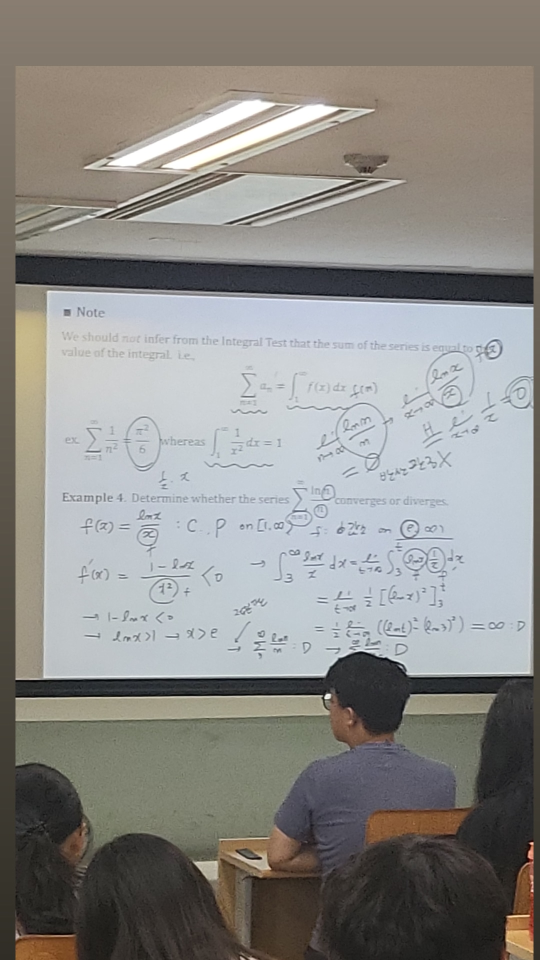
#> input picture samples/screen2.jpg, 1080 x 1920 px (shown at 1/2 size)
$ python step5.py
#> lines starting #> are read from the running program, lines starting #| are printed output that depends on the picture; after the words box and inside, x2 and y2 are one past the last pixel; in counts of white or black regions, pixels touching at a corner belong together
import cv2
import numpy as np
from pathlib import Path

ROOT = Path(__file__).resolve().parent.parent
OUT = ROOT / "experiments/out"

WEAK = 18      # 이 값보다 어두우면 "필기 후보"
STRONG = 45    # 이 값보다 어두운 점이 하나라도 있어야 "진짜 필기"
AREA = 101     # 주변 배경을 보는 범위 (홀수)

img = cv2.imread(str(ROOT / "samples/screen2.jpg"))
#> img is the input picture: shape (1920, 1080, 3); mean B, G, R 136.6, 140, 141.4
img = img[560:1370, 80:1070]                                   # 화면 부분만 (세로, 가로)
#> img: shape (810, 990, 3)
img = cv2.resize(img, None, fx=2, fy=2, interpolation=cv2.INTER_CUBIC)   # 2배 확대
#> img: shape (1620, 1980, 3)

gray = cv2.cvtColor(img, cv2.COLOR_BGR2GRAY)
gray = cv2.bilateralFilter(gray, 7, 30, 5)                     # 선은 살리고 잡티만 줄이기
bg = cv2.medianBlur(gray, AREA)                                # 주변 배경의 밝기
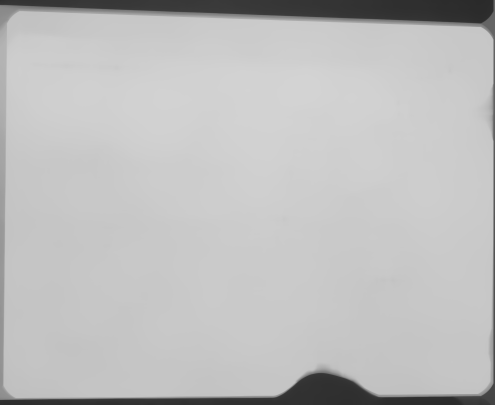
#> bg: shape (1620, 1980) (shown at 1/4 size); min 42, max 211, mean 190.6
diff = bg.astype(np.int16) - gray.astype(np.int16)             # 주변보다 얼마나 어두운가
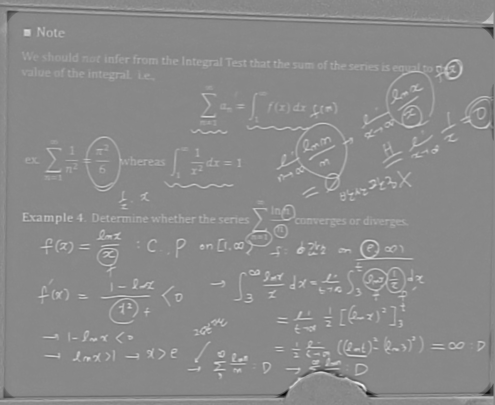
#> diff: shape (1620, 1980) int16 (shown at 1/4 size); min -171, max 148, mean 2.6; drawn with min black and max white

# 약한 선이라도 진한 선과 이어져 있으면 살린다
weak = (diff > WEAK).astype(np.uint8)
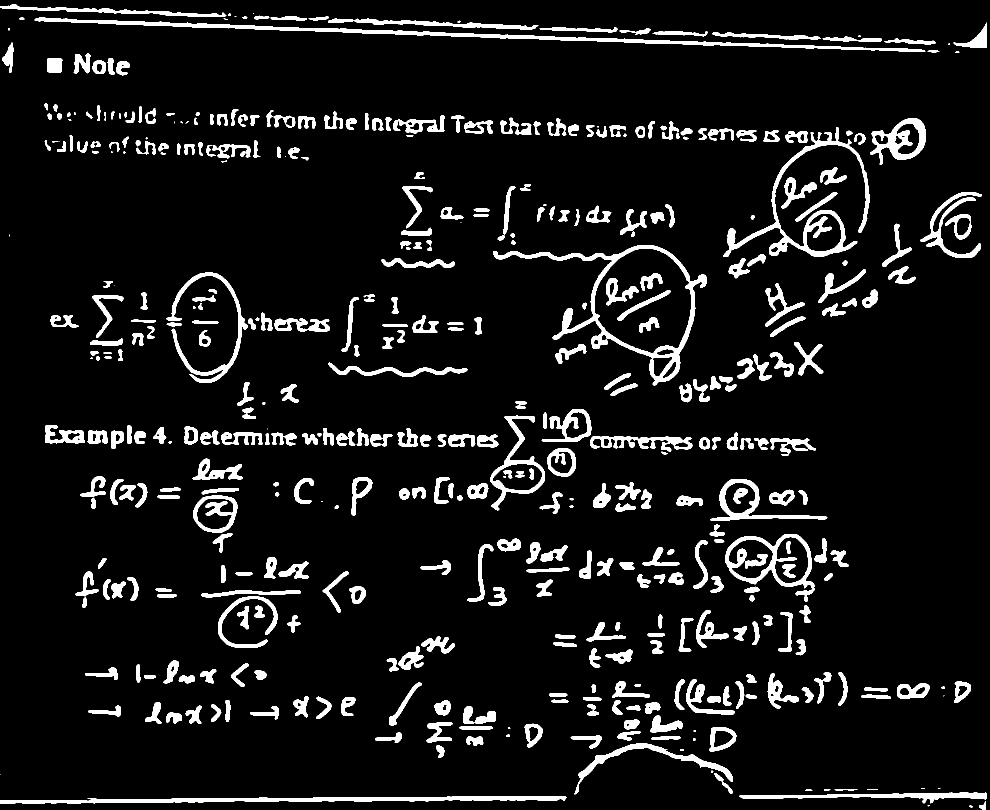
#> weak: shape (1620, 1980) (shown at 1/2 size); values 0 (black) and 1 (white), 8.2% white; 464 white regions (36 under 20 px), largest, box (x1, y1, x2, y2) and area: (986, 490, 1413, 771) 11247, (69, 35, 1851, 103) 11243, (1446, 254, 1739, 514) 9408
strong = diff > STRONG
#> strong: shape (1620, 1980) bool; 2.3% white; 544 white regions (81 under 20 px), largest, box (x1, y1, x2, y2) and area: (1426, 959, 1650, 1041) 2280, (723, 735, 932, 753) 1025, (405, 1181, 599, 1194) 980
count, labels = cv2.connectedComponents(weak, connectivity=8)
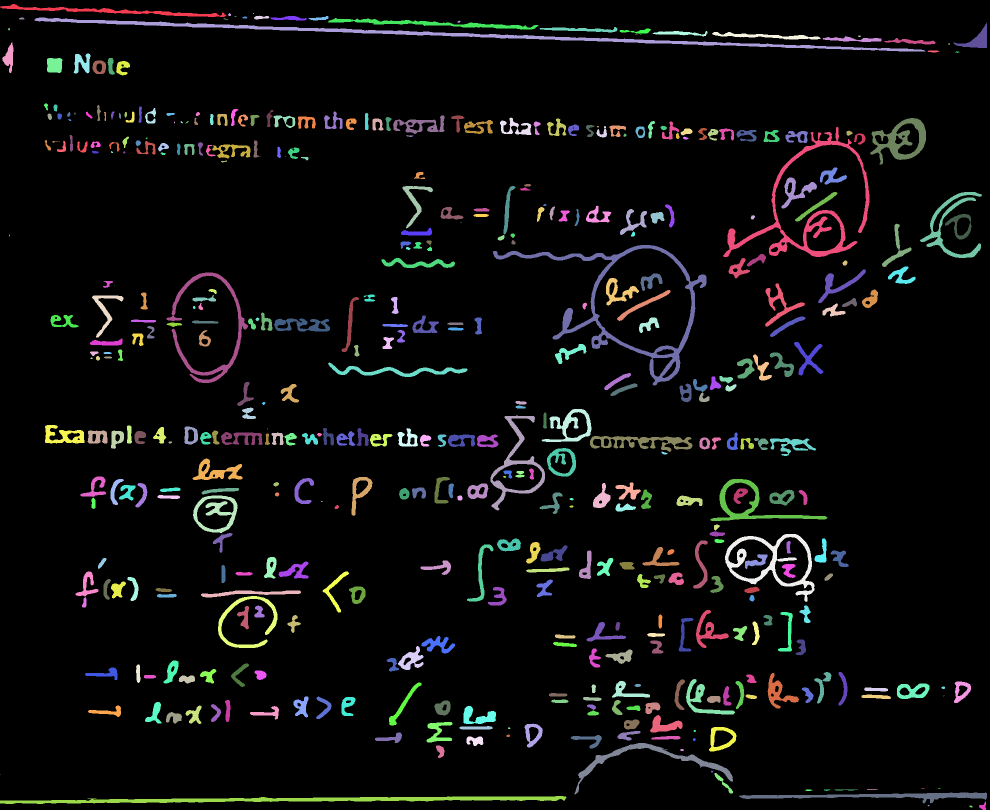
#> labels: shape (1620, 1980) int32 (shown at 1/2 size); 465 distinct labels, from 0 to 464; one colour per label, 0 black
#> count = 465
keep = np.zeros(count, bool)
keep[np.unique(labels[strong])] = True
keep[0] = False
ink = keep[labels]

# 가장자리를 부드럽게 (0~1 사이 값)
alpha = np.clip((diff - 15) / 30.0, 0, 1) * ink
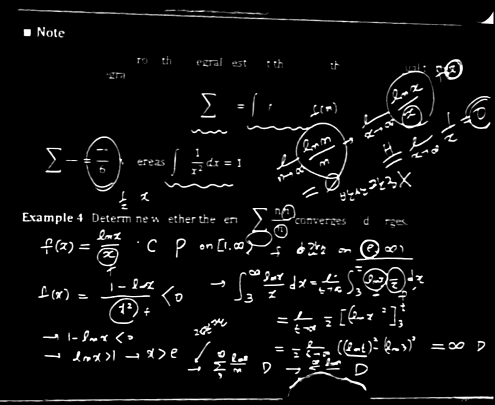
#> alpha: shape (1620, 1980) float64 (shown at 1/4 size); min 0, max 1, mean 0.0481

cv2.imwrite(str(OUT / "5_preview.png"), (255 - alpha * 255).astype(np.uint8))   # 흰 배경 미리보기
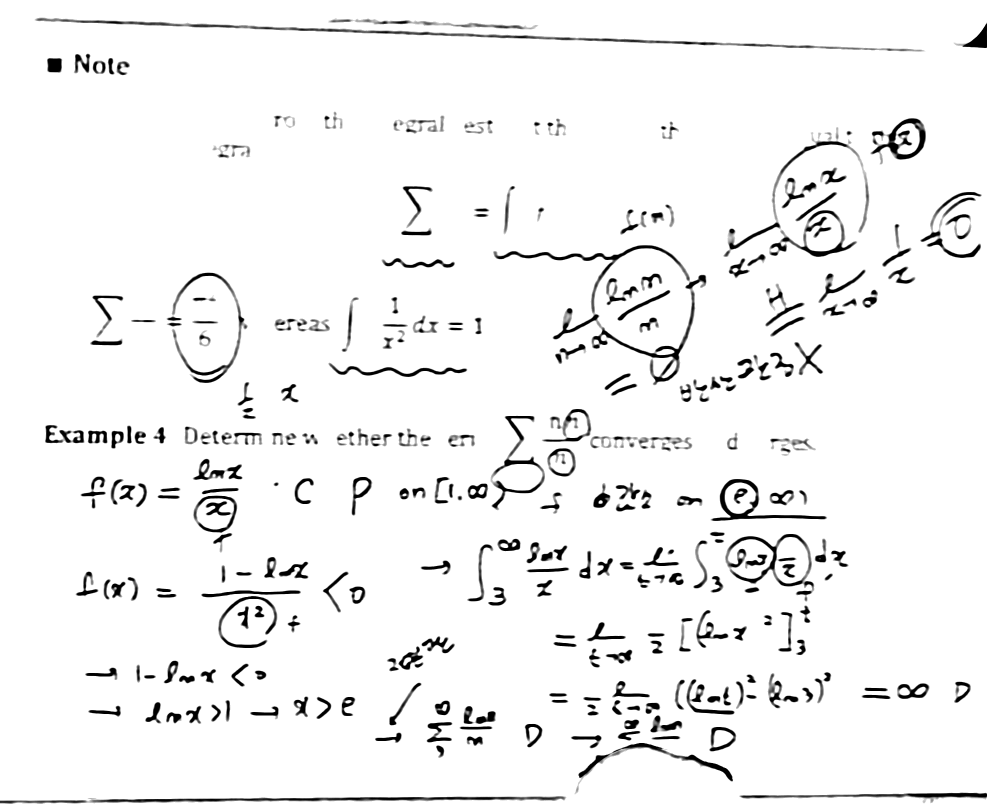
#> saved as 5_preview.png: shape (1620, 1980) (shown at 1/2 size); min 0, max 255, mean 242.7

h, w = alpha.shape
rgba = np.zeros((h, w, 4), np.uint8)                           # 검은 글씨
rgba[..., 3] = (alpha * 255).astype(np.uint8)                  # 필기 부분만 불투명
cv2.imwrite(str(OUT / "5_ink.png"), rgba)                      # 투명 배경

$ run again, with samples/screen1.jpg copied over samples/screen2.jpg
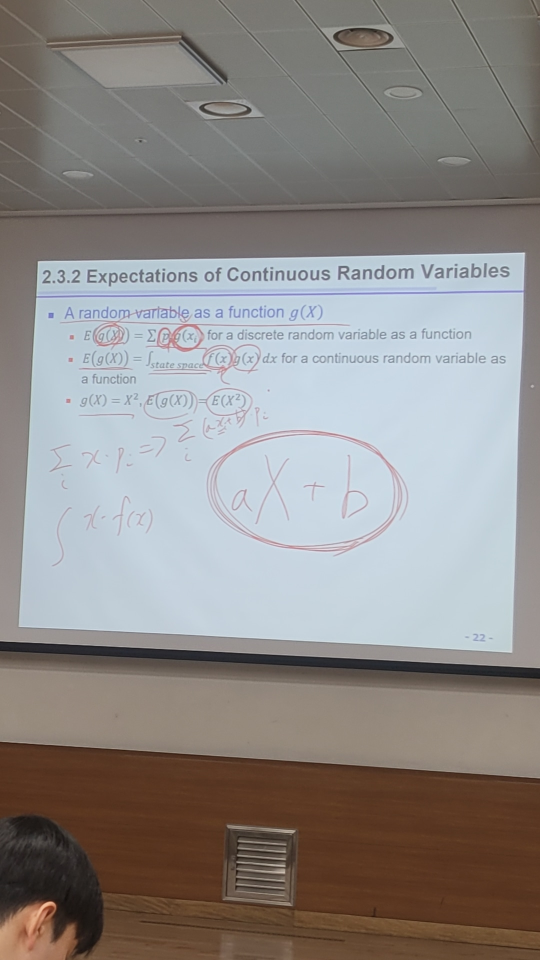
#> input picture samples/screen1.jpg, 1080 x 1920 px (shown at 1/2 size)
#> img is the input picture: shape (1920, 1080, 3); mean B, G, R 135.5, 137.7, 141.5
#> weak: shape (1620, 1980); values 0 (black) and 1 (white), 8.4% white; 278 white regions (46 under 20 px), largest, box (x1, y1, x2, y2) and area: (0, 1452, 1980, 1594) 78710, (667, 600, 1473, 1105) 32192, (81, 160, 1239, 418) 26284
#> strong: shape (1620, 1980) bool; 1.9% white; 454 white regions (140 under 20 px), largest, box (x1, y1, x2, y2) and area: (0, 43, 1928, 70) 10148, (0, 1453, 452, 1479) 1544, (872, 601, 1276, 645) 1496
#> `count, labels = cv2.connectedComponents(weak, connectivity=8)`:
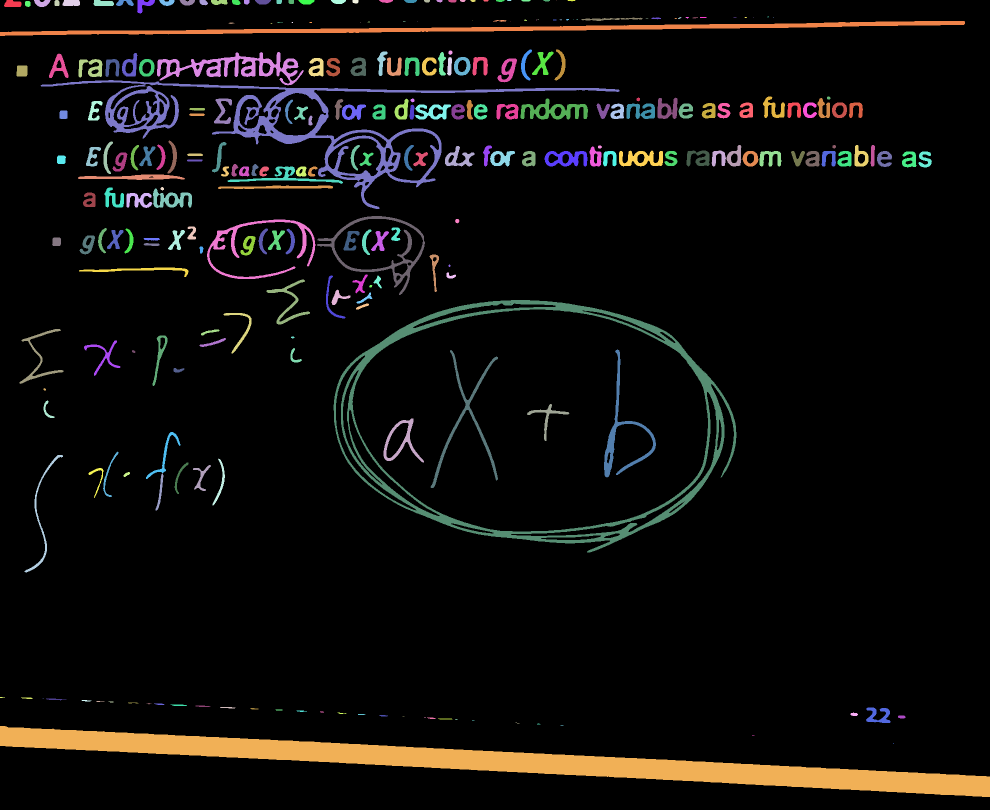
#> labels: shape (1620, 1980) int32 (shown at 1/2 size); 279 distinct labels, from 0 to 278; one colour per label, 0 black
#> count = 279
#> `cv2.imwrite(str(OUT / "5_preview.png"), (255 - alpha * 255).astype(np...`:
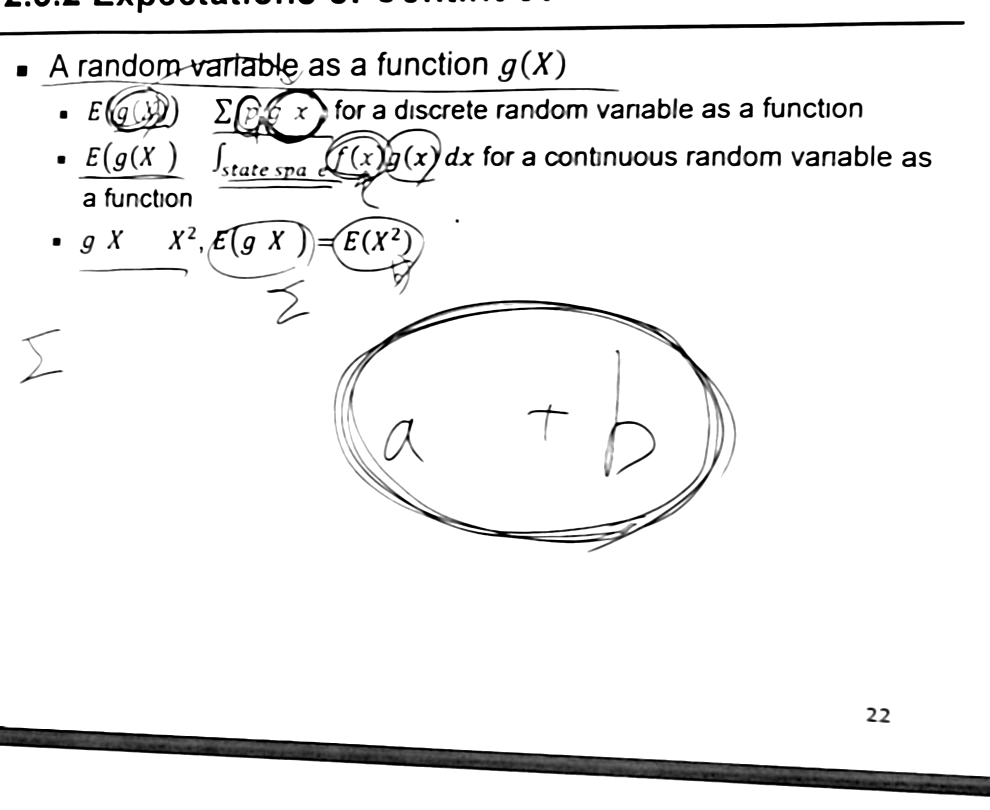
#> saved as 5_preview.png: shape (1620, 1980) (shown at 1/2 size); min 0, max 255, mean 240.5

$ run again, with samples/screen_black_pen.jpg copied over samples/screen2.jpg
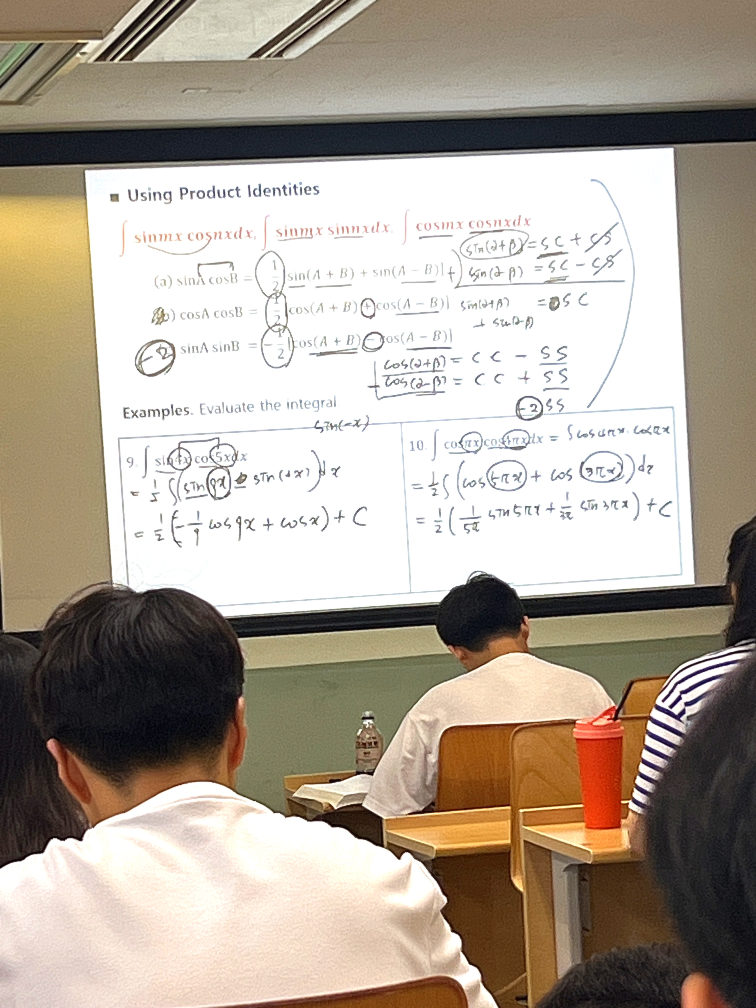
#> input picture samples/screen_black_pen.jpg, 3024 x 4032 px (shown at 1/4 size)
#> img is the input picture: shape (4032, 3024, 3); mean B, G, R 152.3, 165.1, 175.8
#> weak: shape (1620, 1980); values 0 (black) and 1 (white), 7% white; 89 white regions (12 under 20 px), largest, box (x1, y1, x2, y2) and area: (502, 174, 1980, 1620) 44226, (1047, 1334, 1197, 1483) 9667, (1417, 968, 1713, 1160) 9596
#> strong: shape (1620, 1980) bool; 3.9% white; 130 white regions (13 under 20 px), largest, box (x1, y1, x2, y2) and area: (1419, 970, 1711, 1097) 7048, (1049, 1336, 1194, 1481) 6940, (1024, 741, 1535, 919) 5768
#> `count, labels = cv2.connectedComponents(weak, connectivity=8)`:
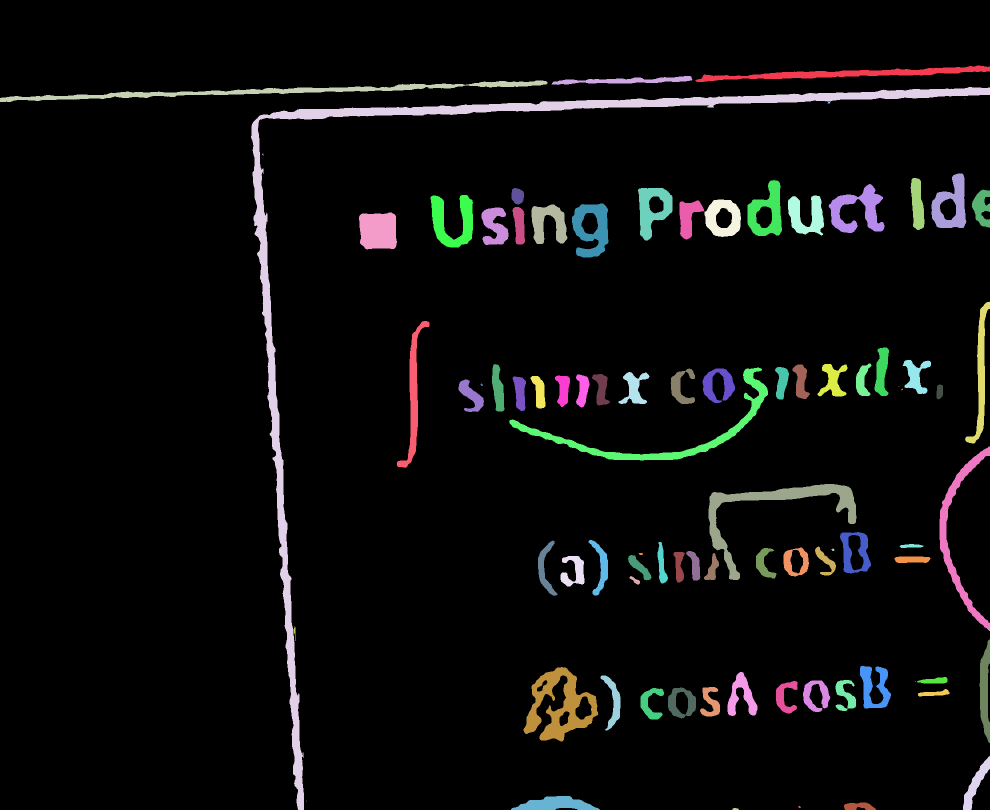
#> labels: shape (1620, 1980) int32 (shown at 1/2 size); 90 distinct labels, from 0 to 89; one colour per label, 0 black
#> count = 90
#> `cv2.imwrite(str(OUT / "5_preview.png"), (255 - alpha * 255).astype(np...`:
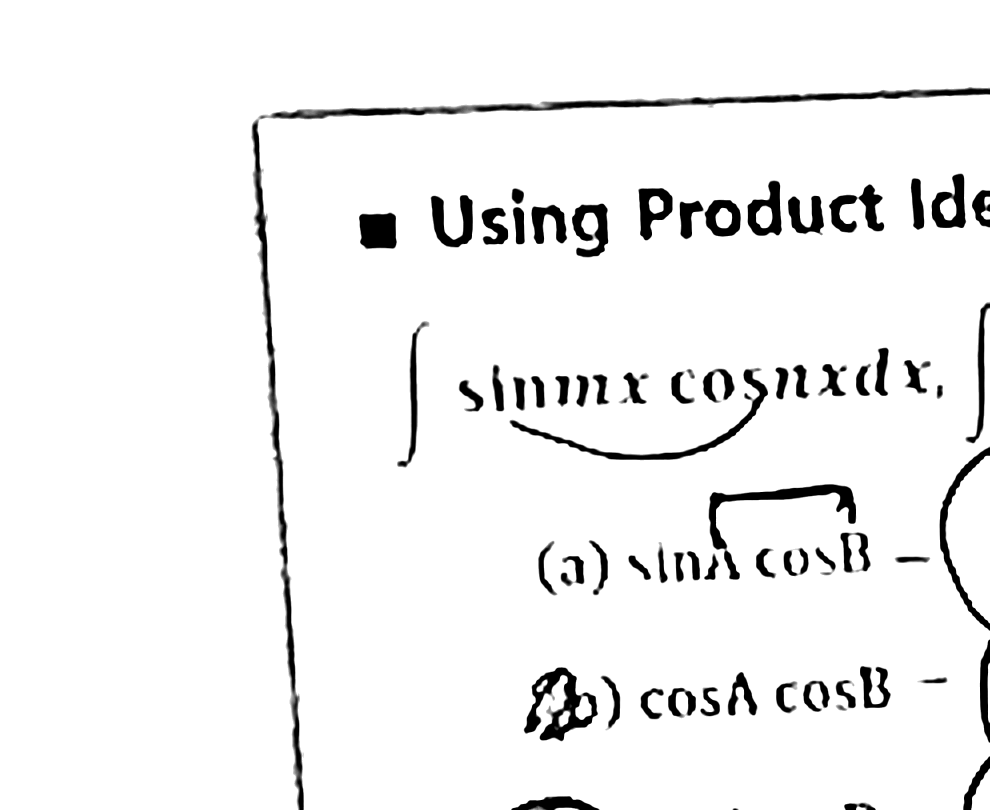
#> saved as 5_preview.png: shape (1620, 1980) (shown at 1/2 size); min 0, max 255, mean 241.4
